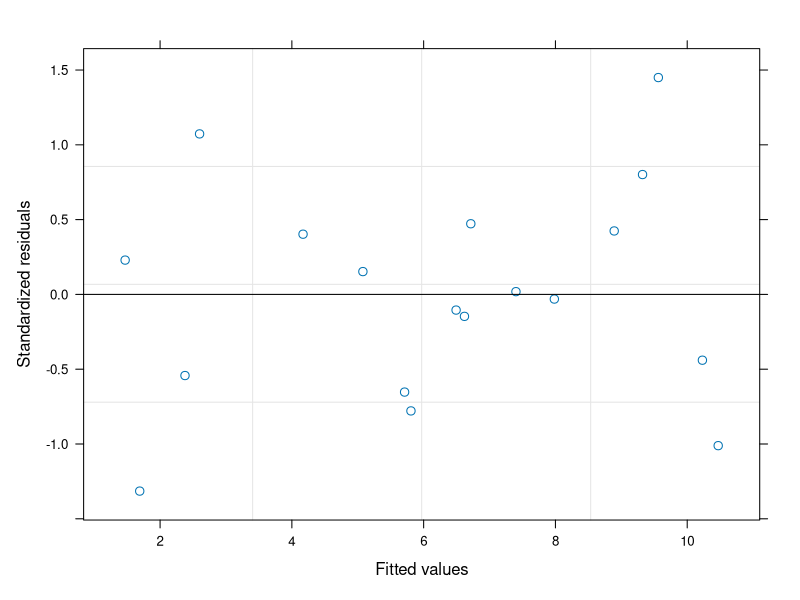
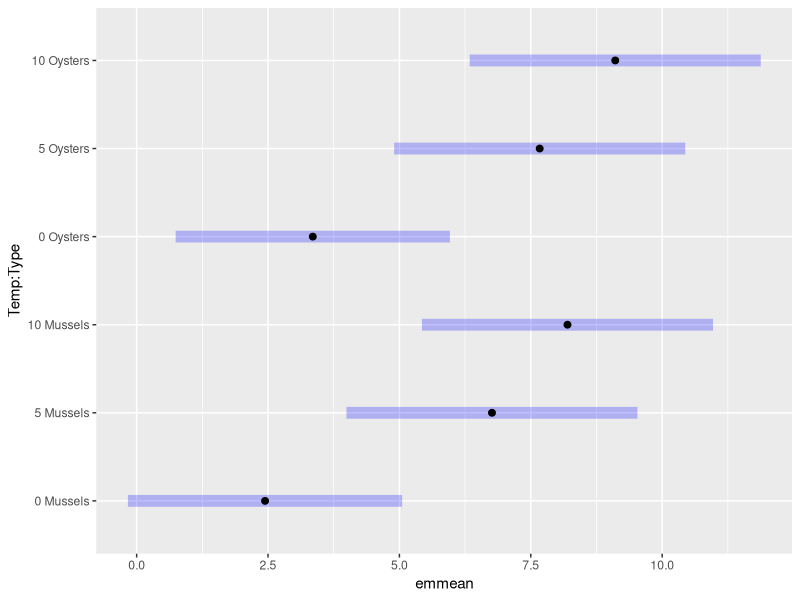
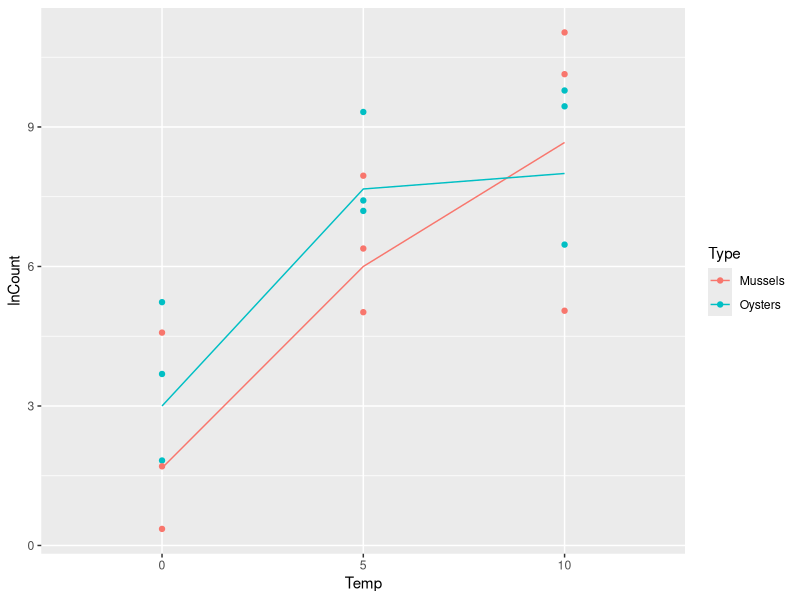

Write R code to recreate these figures, in order.
## ---- chunk 1
knitr::opts_chunk$set(comment="", dev="png")
knitr::opts_chunk$set(fig.align="center", fig.alt="to fix")
library(tidyverse)
library(emmeans)
library(nlme)
## ---- chunk 2
Seafood = read.csv("Seafood.csv") |>
mutate(across(c(Unit:Type), as.factor)) |>
glimpse()
## ---- chunk 3
Seafood.lme1 = lme(lnCount~Type*Temp, random=~1|Unit, Seafood)
Seafood.lme1 |> anova()
## ---- chunk 4
Seafood.lme2 = lme(lnCount~Type+Temp, random=~1|Unit, Seafood)
Seafood.lme2 |> anova()
## ---- chunk 5
plot(Seafood.lme2)
## ---- chunk 6
Seafood.lme2 |> emmeans("Type")
## ---- chunk 7
Seafood.lme2 |> emmeans("Temp") |> 
pairs(adjust = "tukey")  |> confint()
## ---- chunk 8
plot(emmeans(Seafood.lme2, ~ Temp + Type), adjust = "tukey")

## ---- chunk 9
SF_Type <- Seafood %>%
  group_by(Type, Temp) |>
  summarise(meanCount =mean(as.integer(lnCount)), .groups = 'drop')

Seafood %>% 
  ggplot(aes(y = lnCount, x = Temp, col = Type)) + geom_point() +
  geom_line(data= SF_Type, aes(y=meanCount, x = Temp, group = Type, col = Type))
